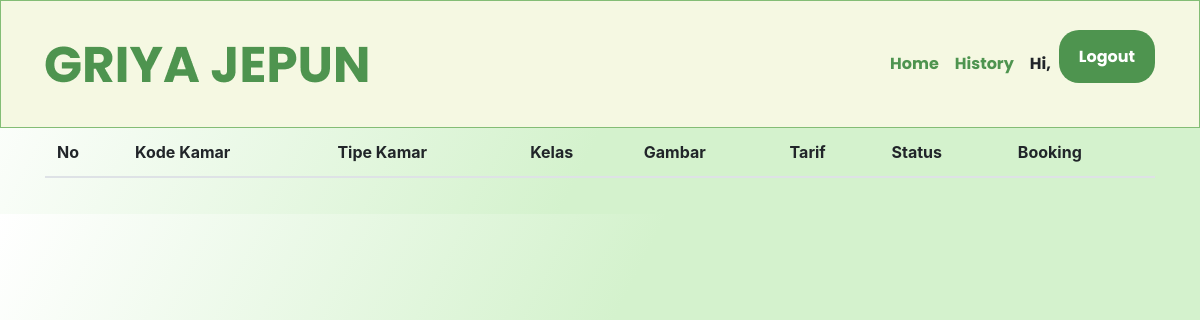
Before: /product.php with the older database file.
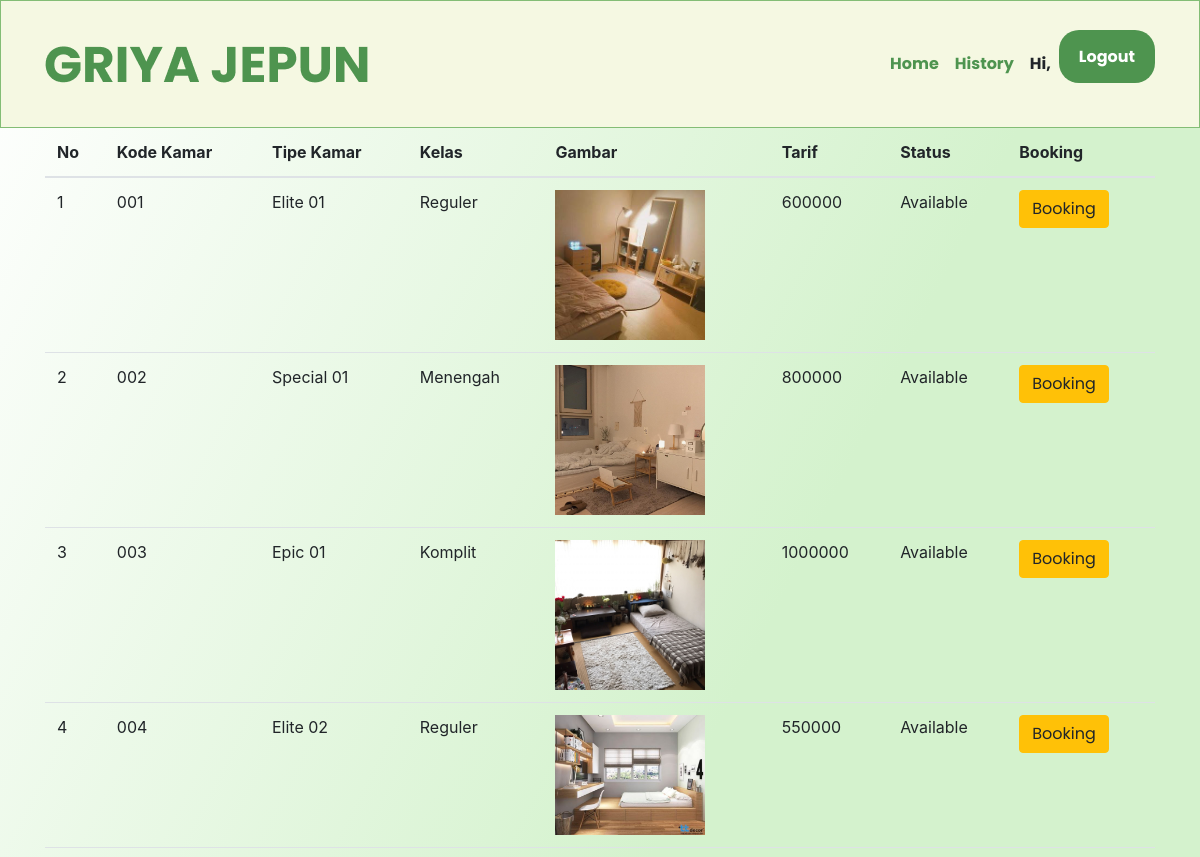
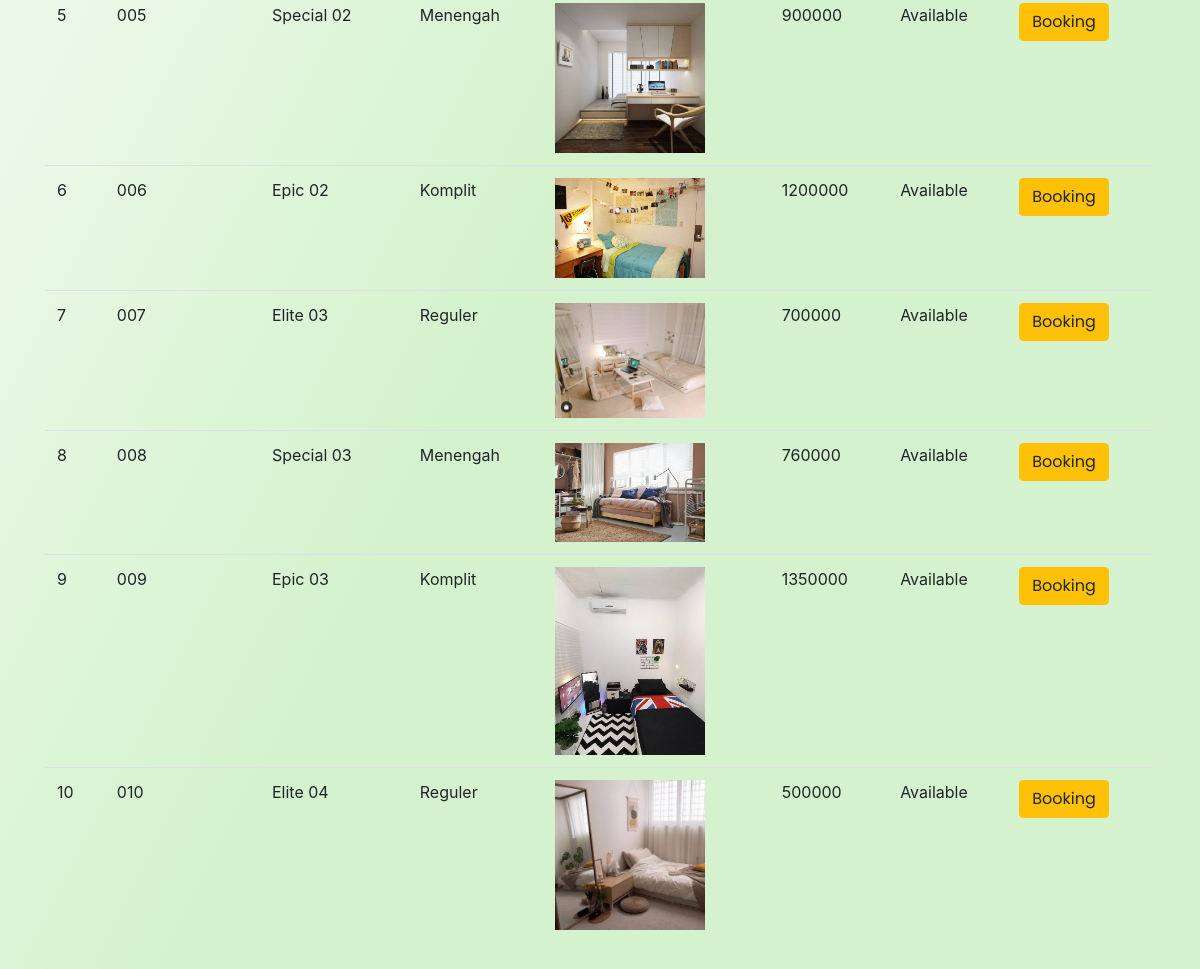
After: the same page with the newer database file (2 pictures, top to bottom).
### tables this page shows
CREATE TABLE `tbl_kos` (
  `kode_kamar` varchar(25) NOT NULL,
  `nama_kamar` varchar(25) NOT NULL,
  `kelas` varchar(25) NOT NULL,
  `gambar` varchar(25) NOT NULL,
  `tarif` int(25) NOT NULL,
  `status` varchar(25) NOT NULL,
  `flag` int(1) NOT NULL DEFAULT 1
);

### product.php (the view, shortened to what this page needs)
<?php
    $username = $_SESSION["nama"];
?>
<!DOCTYPE html>
<html lang="en">
<head>
    <link rel="stylesheet" type="text/css" href="//cdn.datatables.net/1.10.11/css/jquery.dataTables.min.css">
    <link rel="stylesheet" href="https://maxcdn.bootstrapcdn.com/bootstrap/4.0.0/css/bootstrap.min.css">
    <link rel="stylesheet" href="https://use.fontawesome.com/releases/v5.5.0/css/all.css"/>
    <link rel="stylesheet" href="css/main.css">
</head>
<body>
    <nav class="navbar navbar-expand-sm content-center fixed-top">
        <div class="container">
        <a class="navbar-brand" href="index.php"><img src="images/logo2.png" alt=""></a>
        <ul class="navbar-nav">
            <li class="nav-item">
            <a class="nav-link" href="landing-user.php">Home</a>
            <li class="nav-item">
            <a class="nav-link" href="history.php">History</a>
            </li>
            <li class="nav-item">
            <a class="nav-link">Hi, <?php echo $username; ?></a>
            </li>
            <li class="nav-item">
            <a class="tombol" href="logout.php">Logout</a>
            </li>
        </ul>
        </div>
    </nav>
    <?php
    include 'helper/connect.php';
    ?>
    <div class="container" style="padding-top: 60px; padding-bottom: 20px">
        <h3>Data Kamar</h3>
    <table class="table table-stripped table-hover datatab">
    <thead>
        <tr>
            <th>No</th>
            <th>Kode Kamar</th>
            <th>Tipe Kamar</th>
            <th>Kelas</th>
            <th>Gambar</th>
            <th>Tarif</th>
            <th>Status</th>
            <th>Booking</th>
        </tr>
    </thead>
    <tbody>
    <?php
        $sql = "select * from tbl_kos where flag = 1";
        $query = mysqli_query($con, $sql);
        $no = 1;
        while ($data = mysqli_fetch_assoc($query)){
        $image = $data["gambar"];
    ?>
    <tr>
        <td><?php echo $no++; ?></td>
        <td><?php echo $data['kode_kamar']; ?></td>
        <td><?php echo $data['nama_kamar']; ?></td>
        <td><?php echo $data['kelas']; ?></td>
        <?php
        echo "<td>" ."<img src='upload/".$image."' width='150'  height='auto' alt='gambar'>"."</td>";
        ?>
        <td><?php echo $data['tarif']; ?></td>
        <td><?php echo $data['status']; ?></td>
        <?php
        $kode_kamar = $data["kode_kamar"];
        echo "
        <td>
        <a href='reservasi.php?id=$kode_kamar' class='btn btn-warning'>Booking</a>
        </td>";
        ?>
    </tr>
    <?php
        }
    ?>
    </tbody>
    </table>
    </div>
</body>
</html>

### css/main.css (style rules this page uses)
* { text-decoration: none; margin: 0px; padding: 0px; }
body { background: linear-gradient(296.82deg, #D4F2CD 48.96%, #FFFFFF 100%); margin: 0px; padding: 0px; }
.navbar { height: 128px; width: auto; left: 0px; top: 0px; right: 0px; background: #F5F8E2; border: 1px solid #83BD75 }
.nav-item { padding: 0; }
a { font-family: 'Poppins'; font-style: normal; font-weight: 700; color: #4E944F; }
a.tombol { background-color: #4E944F; border-radius: 20px; margin-top: 20px; padding: 15px 20px 15px 20px; color: #ffffff; cursor: pointer; }

Changed rows visible on the page:
added tbl_kos: kode_kamar "001", nama_kamar "Elite 01", kelas "Reguler", gambar (picture), tarif "600000", status "Available"
added tbl_kos: kode_kamar "002", nama_kamar "Special 01", kelas "Menengah", gambar (picture), tarif "800000", status "Available"
added tbl_kos: kode_kamar "003", nama_kamar "Epic 01", kelas "Komplit", gambar (picture), tarif "1000000", status "Available"
added tbl_kos: kode_kamar "004", nama_kamar "Elite 02", kelas "Reguler", gambar (picture), tarif "550000", status "Available"
added tbl_kos: kode_kamar "005", nama_kamar "Special 02", kelas "Menengah", gambar (picture), tarif "900000", status "Available"
added tbl_kos: kode_kamar "006", nama_kamar "Epic 02", kelas "Komplit", gambar (picture), tarif "1200000", status "Available"
added tbl_kos: kode_kamar "007", nama_kamar "Elite 03", kelas "Reguler", gambar (picture), tarif "700000", status "Available"
added tbl_kos: kode_kamar "008", nama_kamar "Special 03", kelas "Menengah", gambar (picture), tarif "760000", status "Available"
added tbl_kos: kode_kamar "009", nama_kamar "Epic 03", kelas "Komplit", gambar (picture), tarif "1350000", status "Available"
added tbl_kos: kode_kamar "010", nama_kamar "Elite 04", kelas "Reguler", gambar (picture), tarif "500000", status "Available"
